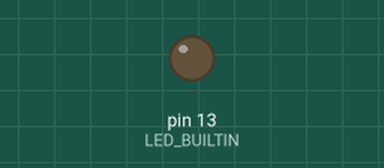
Simulated run of this sketch. Board: Arduino Uno, built with avr-gcc and run on an emulated ATmega328P. Shown: output pins drawn as LEDs (lit = HIGH). Storage starts empty; no radio packets arrive unless stated; pins used as bus, display or sensor lines are not drawn; what the sketch prints to the serial monitor is not drawn.

Above: at 10.0 s.
Timing chart, 0 to 26.1 s (numbered marks = the images above):
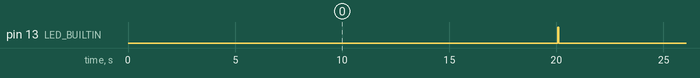

The sketch:

node1_sender.ino
```cpp
#include <SPI.h>
#include <SD.h>
#include <LoRa.h>

// ------------------------------------------------------------------
// Hardware configuration (adjust pin numbers to match your wiring)
// ------------------------------------------------------------------
#define LORA_SS_PIN   10   // LoRa module NSS / CS
#define LORA_RST_PIN   9   // LoRa module RESET
#define LORA_DIO0_PIN  2   // LoRa module DIO0 (RxDone)
#define SD_CS_PIN      4   // microSD Chip Select

// ------------------------------------------------------------------
// LoRa & application parameters
// ------------------------------------------------------------------
const long    LORA_FREQUENCY   = 868E6;  // Hz
const uint8_t LORA_SF          = 12;     // spreading factor
const uint8_t LORA_CR          = 5;      // coding rate denominator
const uint8_t LORA_TX_POWER_DB = 14;     // dBm
const uint32_t SEND_INTERVAL_MS = 20000; // 20 seconds between packets

const uint8_t NODE_ID = 1;               // Node 1 -> origin/sender
const char    *MESSAGE_BODY = "PTZL is working on it";
const char    *LOG_FILE = "node1_log.csv";

const uint8_t TEST_COUNT = 4;
const uint8_t SF_LIST[TEST_COUNT] = {7, 7,12,12};
const uint8_t CR_LIST[TEST_COUNT] = {5, 8, 5, 8}; // LoRa uses denominator (4/5..4/8)
const char*   TEST_LABELS[TEST_COUNT] = {"SF7CR5","SF7CR8","SF12CR5","SF12CR8"};
const uint16_t PACKETS_PER_TEST = 100;
const unsigned long MODE_SWITCH_DELAY_MS = 3000;

// ------------------------------------------------------------------
// State
// ------------------------------------------------------------------
bool sdReady = false;
uint32_t packetCount = 0;
unsigned long lastSendMs = 0;
uint8_t currentTest = 0;
uint16_t packetsThisTest = 0;

// ------------------------------------------------------------------
// Helpers
// ------------------------------------------------------------------
void blinkLed()
{
  digitalWrite(LED_BUILTIN, HIGH);
  delay(40);
  digitalWrite(LED_BUILTIN, LOW);
}

void applyTestConfig(uint8_t idx)
{
  LoRa.setSpreadingFactor(SF_LIST[idx]);
  LoRa.setCodingRate4(CR_LIST[idx]);
  LoRa.setSignalBandwidth(125E3);  // 125 kHz per requirements
  LoRa.setPreambleLength(12);
  LoRa.setSyncWord(0x34);
  LoRa.enableCrc();
  LoRa.setTxPower(LORA_TX_POWER_DB);
}

void logLine(const char *text)
{
  if (!sdReady) return;

  digitalWrite(LORA_SS_PIN, HIGH);  // release LoRa so SD can use SPI
  File f = SD.open(LOG_FILE, FILE_WRITE);
  if (f)
  {
    f.println(text);
    f.close();
  }
  else
  {
    Serial.println("⚠️ Node1: failed to write SD log");
  }
}

void sendControlFrame(uint8_t nextTest)
{
  char payload[160];
  snprintf(payload, sizeof(payload),
           "KIND=CTRL;CURRENT=%s;NEXT=%s;SRC=%u;HOP=%u;MSG=MODE_ADVANCE",
           TEST_LABELS[currentTest],
           TEST_LABELS[nextTest],
           NODE_ID,
           NODE_ID);

  LoRa.beginPacket();
  LoRa.print(payload);
  LoRa.endPacket();

  Serial.print("📡 Control sent -> next test ");
  Serial.println(TEST_LABELS[nextTest]);

  char logEntry[196];
  snprintf(logEntry, sizeof(logEntry),
           "%lu,CTRL,%u,%s,N/A,N/A,%u,%u",
           (unsigned long)millis(),
           NODE_ID,
           payload,
           SF_LIST[currentTest],
           CR_LIST[currentTest]);
  logLine(logEntry);
}

void advanceTest()
{
  uint8_t nextTest = (currentTest + 1) % TEST_COUNT;
  sendControlFrame(nextTest);
  delay(MODE_SWITCH_DELAY_MS);
  currentTest = nextTest;
  packetsThisTest = 0;
  applyTestConfig(currentTest);
  Serial.print("🚀 Switched to test ");
  Serial.println(TEST_LABELS[currentTest]);
}

void printHeaderOnce()
{
  Serial.println("time_ms,dir,count,msg,rssi,snr,sf,cr");
  if (sdReady)
  {
    logLine("time_ms,dir,count,msg,rssi,snr,sf,cr");
  }
}

// ------------------------------------------------------------------
// Setup
// ------------------------------------------------------------------
void setup()
{
  pinMode(LED_BUILTIN, OUTPUT);
  pinMode(LORA_SS_PIN, OUTPUT);
  pinMode(SD_CS_PIN, OUTPUT);
  digitalWrite(LORA_SS_PIN, HIGH);
  digitalWrite(SD_CS_PIN, HIGH);

  Serial.begin(115200);
  while (!Serial && millis() < 2000) { /* wait for USB if needed */ }
  Serial.println("\n🔌 Node 1 (Sender) booting...");

  // Initialize SD (multiple retries helps when powering from battery)
  for (int attempt = 0; attempt < 5 && !sdReady; ++attempt)
  {
    sdReady = SD.begin(SD_CS_PIN);
    if (!sdReady)
    {
      Serial.println("⚠️ Node1: SD init failed, retrying...");
      delay(200);
    }
  }
  Serial.println(sdReady ? "✅ SD card ready." : "❌ SD card missing!");

  LoRa.setPins(LORA_SS_PIN, LORA_RST_PIN, LORA_DIO0_PIN);
  if (!LoRa.begin(LORA_FREQUENCY))
  {
    Serial.println("❌ LoRa init failed. Check wiring.");
    while (true) { delay(10); }
  }
  applyTestConfig(currentTest);
  Serial.print("✅ LoRa radio ready (");
  Serial.print(TEST_LABELS[currentTest]);
  Serial.println(").");

  printHeaderOnce();
}

// ------------------------------------------------------------------
// Loop
// ------------------------------------------------------------------
void loop()
{
  if (millis() - lastSendMs < SEND_INTERVAL_MS)
  {
    return;
  }

  lastSendMs = millis();
  packetCount++;

  char payload[192];
  snprintf(payload, sizeof(payload),
           "KIND=DATA;TEST=%s;COUNT=%lu;SRC=%u;HOP=%u;MSG=%s",
           TEST_LABELS[currentTest],
           (unsigned long)packetCount,
           NODE_ID,
           NODE_ID,
           MESSAGE_BODY);

  LoRa.beginPacket();
  LoRa.print(payload);
  LoRa.endPacket();

  blinkLed();

  Serial.print("📤 Node1 DATA ");
  Serial.print(packetsThisTest + 1);
  Serial.print("/");
  Serial.print(PACKETS_PER_TEST);
  Serial.print(" | Test ");
  Serial.print(TEST_LABELS[currentTest]);
  Serial.print(" | Count ");
  Serial.print(packetCount);
  Serial.print(" | SF:");
  Serial.print(SF_LIST[currentTest]);
  Serial.print(" CR:4/");
  Serial.println(CR_LIST[currentTest]);

  char logEntry[196];
  snprintf(logEntry, sizeof(logEntry),
           "%lu,DATA,%lu,%s,N/A,N/A,%u,%u",
           (unsigned long)millis(),
           (unsigned long)packetCount,
           payload,
           SF_LIST[currentTest],
           CR_LIST[currentTest]);
  logLine(logEntry);

  packetsThisTest++;
  if (packetsThisTest >= PACKETS_PER_TEST)
  {
    advanceTest();
  }
}
```

Measured:
- by itself, pin 13 (LED_BUILTIN): alternates HIGH for 0.04 s and LOW for 20.0 s
